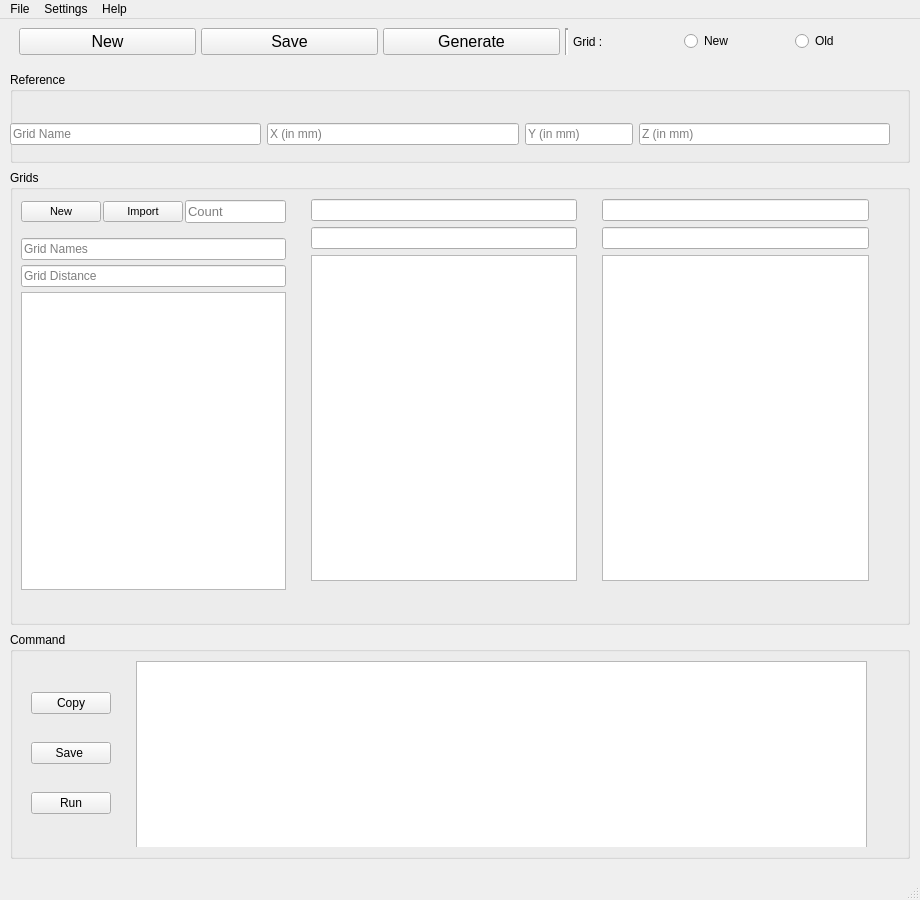
<?xml version="1.0" encoding="UTF-8"?>
<ui version="4.0">
 <class>MainWindow</class>
 <widget class="QMainWindow" name="MainWindow">
  <property name="geometry">
   <rect>
    <x>0</x>
    <y>0</y>
    <width>920</width>
    <height>900</height>
   </rect>
  </property>
  <property name="windowTitle">
   <string>Grid E3D 2.0</string>
  </property>
  <property name="unifiedTitleAndToolBarOnMac">
   <bool>true</bool>
  </property>
  <widget class="QWidget" name="centralwidget">
   <widget class="QWidget" name="widget" native="true">
    <property name="geometry">
     <rect>
      <x>10</x>
      <y>0</y>
      <width>900</width>
      <height>840</height>
     </rect>
    </property>
    <layout class="QVBoxLayout" name="verticalLayout" stretch="1,2,10,5">
     <property name="spacing">
      <number>7</number>
     </property>
     <item alignment="Qt::AlignVCenter">
      <widget class="QWidget" name="widget_2" native="true">
       <layout class="QHBoxLayout" name="horizontalLayout_3" stretch="5,5,5,0,3,3,3">
        <property name="spacing">
         <number>5</number>
        </property>
        <item alignment="Qt::AlignVCenter">
         <widget class="QPushButton" name="pushButton_4">
          <property name="font">
           <font>
            <pointsize>12</pointsize>
           </font>
          </property>
          <property name="text">
           <string>New</string>
          </property>
         </widget>
        </item>
        <item>
         <widget class="QPushButton" name="pushButton_3">
          <property name="font">
           <font>
            <pointsize>12</pointsize>
           </font>
          </property>
          <property name="text">
           <string>Save</string>
          </property>
         </widget>
        </item>
        <item>
         <widget class="QPushButton" name="pushButton_6">
          <property name="font">
           <font>
            <pointsize>12</pointsize>
           </font>
          </property>
          <property name="text">
           <string>Generate</string>
          </property>
         </widget>
        </item>
        <item>
         <widget class="Line" name="line">
          <property name="lineWidth">
           <number>2</number>
          </property>
          <property name="orientation">
           <enum>Qt::Vertical</enum>
          </property>
         </widget>
        </item>
        <item>
         <widget class="QLabel" name="label">
          <property name="text">
           <string>Grid : </string>
          </property>
         </widget>
        </item>
        <item>
         <widget class="QRadioButton" name="radioButton_2">
          <property name="text">
           <string>New</string>
          </property>
         </widget>
        </item>
        <item>
         <widget class="QRadioButton" name="radioButton">
          <property name="text">
           <string>Old</string>
          </property>
         </widget>
        </item>
       </layout>
      </widget>
     </item>
     <item>
      <widget class="QGroupBox" name="groupBox_6">
       <property name="title">
        <string>Reference</string>
       </property>
       <widget class="QWidget" name="widget_6" native="true">
        <property name="geometry">
         <rect>
          <x>0</x>
          <y>30</y>
          <width>880</width>
          <height>65</height>
         </rect>
        </property>
        <layout class="QHBoxLayout" name="horizontalLayout_4">
         <item>
          <widget class="QLineEdit" name="lineEdit">
           <property name="placeholderText">
            <string>Grid Name</string>
           </property>
          </widget>
         </item>
         <item alignment="Qt::AlignVCenter">
          <widget class="QLineEdit" name="lineEdit_2">
           <property name="placeholderText">
            <string>X (in mm)</string>
           </property>
          </widget>
         </item>
         <item alignment="Qt::AlignHCenter">
          <widget class="QLineEdit" name="lineEdit_3">
           <property name="placeholderText">
            <string>Y (in mm)</string>
           </property>
          </widget>
         </item>
         <item>
          <widget class="QLineEdit" name="lineEdit_4">
           <property name="placeholderText">
            <string>Z (in mm)</string>
           </property>
          </widget>
         </item>
        </layout>
       </widget>
      </widget>
     </item>
     <item>
      <widget class="QGroupBox" name="groupBox_3">
       <property name="title">
        <string>Grids</string>
       </property>
       <widget class="QWidget" name="widget_5" native="true">
        <property name="geometry">
         <rect>
          <x>0</x>
          <y>20</y>
          <width>870</width>
          <height>400</height>
         </rect>
        </property>
        <layout class="QHBoxLayout" name="horizontalLayout_2" stretch="1,1,1">
         <property name="spacing">
          <number>5</number>
         </property>
         <item>
          <widget class="QWidget" name="widget_data_X" native="true">
           <layout class="QVBoxLayout" name="verticalLayout_data_X" stretch="1,1,1,7">
            <property name="spacing">
             <number>5</number>
            </property>
            <property name="leftMargin">
             <number>11</number>
            </property>
            <property name="topMargin">
             <number>0</number>
            </property>
            <property name="rightMargin">
             <number>11</number>
            </property>
            <property name="bottomMargin">
             <number>0</number>
            </property>
            <item>
             <widget class="QWidget" name="widget_buttons_X" native="true">
              <layout class="QHBoxLayout" name="horizontalLayout_5">
               <property name="spacing">
                <number>2</number>
               </property>
               <property name="leftMargin">
                <number>0</number>
               </property>
               <property name="topMargin">
                <number>0</number>
               </property>
               <property name="rightMargin">
                <number>0</number>
               </property>
               <property name="bottomMargin">
                <number>0</number>
               </property>
               <item>
                <widget class="QPushButton" name="pushButton_import_X">
                 <property name="font">
                  <font>
                   <pointsize>8</pointsize>
                  </font>
                 </property>
                 <property name="text">
                  <string>New</string>
                 </property>
                </widget>
               </item>
               <item>
                <widget class="QPushButton" name="pushButton_new_X">
                 <property name="font">
                  <font>
                   <pointsize>8</pointsize>
                  </font>
                 </property>
                 <property name="text">
                  <string>Import</string>
                 </property>
                </widget>
               </item>
               <item>
                <widget class="QLineEdit" name="lineEdit_count_X">
                 <property name="font">
                  <font>
                   <pointsize>10</pointsize>
                  </font>
                 </property>
                 <property name="placeholderText">
                  <string>Count</string>
                 </property>
                </widget>
               </item>
              </layout>
             </widget>
            </item>
            <item>
             <widget class="QLineEdit" name="lineedit_name_X">
              <property name="placeholderText">
               <string>Grid Names</string>
              </property>
             </widget>
            </item>
            <item>
             <widget class="QLineEdit" name="lineedit_dim_X">
              <property name="placeholderText">
               <string>Grid Distance</string>
              </property>
             </widget>
            </item>
            <item>
             <widget class="QTableWidget" name="tableWidget_X"/>
            </item>
           </layout>
          </widget>
         </item>
         <item>
          <widget class="QWidget" name="data_Y" native="true">
           <layout class="QVBoxLayout" name="verticalLayout_data_X_2">
            <property name="rightMargin">
             <number>11</number>
            </property>
            <item>
             <widget class="QLineEdit" name="name_Y"/>
            </item>
            <item>
             <widget class="QLineEdit" name="dim_Y"/>
            </item>
            <item>
             <widget class="QTableWidget" name="tableWidget_Y"/>
            </item>
           </layout>
          </widget>
         </item>
         <item>
          <widget class="QWidget" name="data_Z" native="true">
           <layout class="QVBoxLayout" name="verticalLayout_data_X_3">
            <property name="rightMargin">
             <number>11</number>
            </property>
            <item>
             <widget class="QLineEdit" name="name_Z"/>
            </item>
            <item>
             <widget class="QLineEdit" name="dim_Z"/>
            </item>
            <item>
             <widget class="QTableWidget" name="tableWidget_Z"/>
            </item>
           </layout>
          </widget>
         </item>
        </layout>
       </widget>
      </widget>
     </item>
     <item>
      <widget class="QGroupBox" name="groupBox_4">
       <property name="title">
        <string>Command</string>
       </property>
       <layout class="QHBoxLayout" name="horizontalLayout" stretch="1,8">
        <item>
         <widget class="QWidget" name="widget_4" native="true">
          <layout class="QVBoxLayout" name="verticalLayout_2">
           <item>
            <widget class="QPushButton" name="pushButton_2">
             <property name="text">
              <string>Copy</string>
             </property>
            </widget>
           </item>
           <item>
            <widget class="QPushButton" name="pushButton">
             <property name="text">
              <string>Save </string>
             </property>
            </widget>
           </item>
           <item>
            <widget class="QPushButton" name="pushButton_5">
             <property name="text">
              <string>Run</string>
             </property>
            </widget>
           </item>
          </layout>
         </widget>
        </item>
        <item>
         <widget class="QWidget" name="widget_3" native="true">
          <widget class="QPlainTextEdit" name="plainTextEdit">
           <property name="geometry">
            <rect>
             <x>10</x>
             <y>0</y>
             <width>731</width>
             <height>300</height>
            </rect>
           </property>
           <property name="sizePolicy">
            <sizepolicy hsizetype="Maximum" vsizetype="Maximum">
             <horstretch>0</horstretch>
             <verstretch>0</verstretch>
            </sizepolicy>
           </property>
          </widget>
         </widget>
        </item>
       </layout>
      </widget>
     </item>
    </layout>
   </widget>
  </widget>
  <widget class="QMenuBar" name="File">
   <property name="geometry">
    <rect>
     <x>0</x>
     <y>0</y>
     <width>920</width>
     <height>26</height>
    </rect>
   </property>
   <widget class="QMenu" name="menuFile">
    <property name="title">
     <string>File</string>
    </property>
    <addaction name="actionNew_2"/>
    <addaction name="actionOpen_2"/>
    <addaction name="actionSave_2"/>
    <addaction name="actionSave_As"/>
    <addaction name="separator"/>
    <addaction name="actionExit_2"/>
   </widget>
   <widget class="QMenu" name="menuSettings">
    <property name="title">
     <string>Settings</string>
    </property>
    <addaction name="actionAbout"/>
    <addaction name="actionTheme"/>
   </widget>
   <widget class="QMenu" name="menuHelp">
    <property name="title">
     <string>Help</string>
    </property>
    <addaction name="actionAbout_2"/>
   </widget>
   <addaction name="menuFile"/>
   <addaction name="menuSettings"/>
   <addaction name="menuHelp"/>
  </widget>
  <widget class="QStatusBar" name="statusbar"/>
  <action name="actionNew">
   <property name="text">
    <string>New</string>
   </property>
  </action>
  <action name="actionOpen">
   <property name="text">
    <string>Open</string>
   </property>
  </action>
  <action name="actionSave">
   <property name="text">
    <string>Save</string>
   </property>
  </action>
  <action name="actionExit">
   <property name="text">
    <string>Exit</string>
   </property>
  </action>
  <action name="actionNew_2">
   <property name="text">
    <string>New</string>
   </property>
  </action>
  <action name="actionOpen_2">
   <property name="text">
    <string>Open</string>
   </property>
  </action>
  <action name="actionSave_2">
   <property name="text">
    <string>Save</string>
   </property>
  </action>
  <action name="actionSave_As">
   <property name="text">
    <string>Save As</string>
   </property>
  </action>
  <action name="actionExit_2">
   <property name="text">
    <string>Exit</string>
   </property>
  </action>
  <action name="actionAbout">
   <property name="text">
    <string>Font</string>
   </property>
  </action>
  <action name="actionTheme">
   <property name="text">
    <string>Theme</string>
   </property>
  </action>
  <action name="actionAbout_2">
   <property name="text">
    <string>About</string>
   </property>
  </action>
 </widget>
 <resources/>
 <connections/>
</ui>
